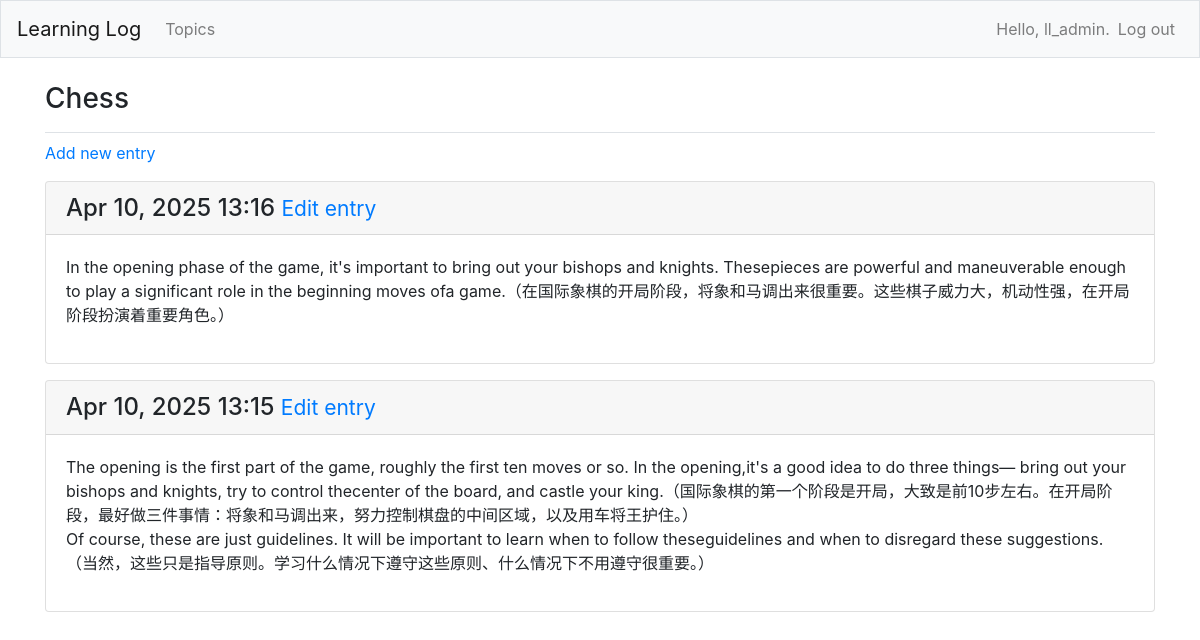
The page /topics/1/ (signed in) on the database its author committed.
### learning_logs/models.py (models this page shows, shortened)
class Topic(models.Model):
    text = models.CharField(max_length=200)
    date_added = models.DateTimeField(auto_now_add=True)
    owner = models.ForeignKey(User, on_delete=models.CASCADE)
    def __str__(self):
        return self.text

class Entry(models.Model):
    topic = models.ForeignKey(Topic, on_delete=models.CASCADE)
    text = models.TextField()
    date_added = models.DateTimeField(auto_now_add=True)
    class Meta:
        verbose_name_plural = 'entries'

### learning_logs/views.py (the view)
# urls.py: path('topics/<int:topic_id>/', views.topic, name='topic'),
@login_required
def topic(request, topic_id):
    topic = Topic.objects.get(id=topic_id)
    if topic.owner != request.user:
        raise Http404
    entries = topic.entry_set.order_by('-date_added')
    context = {'topic': topic, 'entries': entries}
    return render(request, 'learning_logs/topic.html', context)

### learning_logs/templates/learning_logs/topic.html
{% extends "learning_logs/base.html" %}
{% block page_header %}
  <h3>{{ topic }}</h3>
{% endblock page_header %}
{% block content %}
  <p>
    <a href="{% url 'learning_logs:new_entry' topic.id %}">Add new entry</a>
  </p>
  {% for entry in entries %}
    <div class="card mb-3">
      <h4 class="card-header">
        {{ entry.date_added|date:'M d, Y H:i' }}
        <small><a href="{% url 'learning_logs:edit_entry' entry.id %}">Edit entry</a></small>
      </h4>
      <div class="card-body">
        {{ entry.text|linebreaks }}
      </div>
    </div>
  {% empty %}
    <li>There are no entries for this t o pic yet.</li>
  {% endfor %}
{% endblock content %}

### learning_logs/templates/learning_logs/base.html (shortened to what this page needs)
{% load bootstrap4 %}
<!doctype html>
<html lang="en">
<head>
  {% bootstrap_css %}
</head>
<body>
  <nav class="navbar navbar-expand-md navbar-light bg-light mb-4 border">
    <a class="navbar-brand" href="{% url 'learning_logs:index' %}">Learning Log</a>
    <div class="collapse navbar-collapse" id="navbarCollapse">
      <ul class="navbar-nav mr-auto">
        <li class="nav-item">
          <a class="nav-link" href="{% url 'learning_logs:topics' %}">Topics</a>
        </li>
      </ul>
      <ul class="navbar-nav ml-auto">
        {% if user.is_authenticated %}
          <li class="nav-item">
            <span class="navbar-text">Hello, {{ user.username }}.</span>
          </li>
          <li class="nav-item">
            <a class="nav-link" href="{% url 'users:logout' %}">Log out</a>
          </li>
        {% endif %}
      </ul>
    </div>
  </nav>
  <main role="main" class="container">
    <div class="pb-2 mb-2 border-bottom">
      {% block page_header %}{% endblock page_header %}
    </div>
    <div>
      {% block content %}{% endblock content %}
    </div>
  </main>
</body>
</html>

### rows shown on the page
Topic: text "Chess"
Entry: date_added "Apr 10, 2025 13:16", text "In the opening phase of the game, it's important to bring out your bishops and knights. Thesepieces are powerful and maneuverable enough to play a significant role in the beginning moves ofa game.（在国际象棋的开局阶段，将象和马调出来很重要。这些棋子威力大，机动性强，在开局阶段扮演着重要角色。）"
Entry: date_added "Apr 10, 2025 13:15", text "The opening is the first part of the game, roughly the first ten moves or so. In the opening,it's a good idea to do three things— bring out your bishops and knights, try to control thecenter of the board, and castle your king.（国际象棋的第一个阶段是开局，大致是前10步左右。在开局阶段，最好做三件事情：将象和马调出来，努力控制棋盘的中间区域，以及用车将王护住。） Of course, these are just guidelines. It will be important to learn when to follow theseguidelines and when to disregard these suggestions.（当然，这些只是指导原则。学习什么情况下遵守这些原则、什么情况下不用遵守很重要。）"

### other values the page prints
{{ user.username }} "ll_admin"
